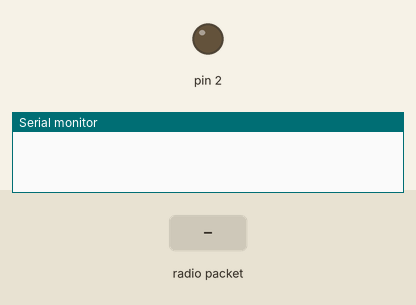
A sketch run on a simulated Arduino Uno, built with avr-gcc and run on an emulated ATmega328P. Parts: output pins drawn as LEDs (lit = HIGH), the last lines printed to the serial monitor. The inputs (shaded band) are chosen by the test bench. No radio packets arrive unless stated.

Above: at 1.2 s.
1.3 s: radio packet "1" arrives
At 2.5 s:
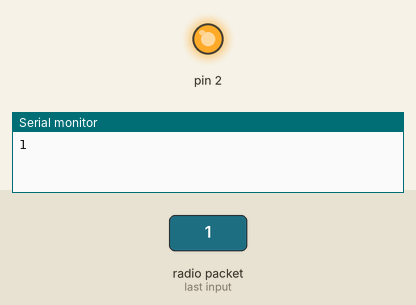
2.8 s: radio packet "0" arrives
At 3.8 s:
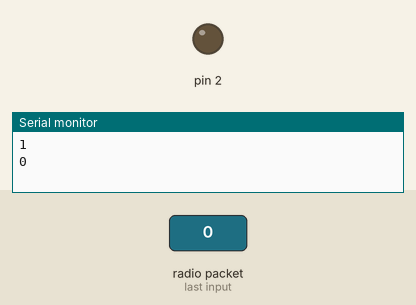
4.3 s: radio packet "2" arrives
At 4.9 s:
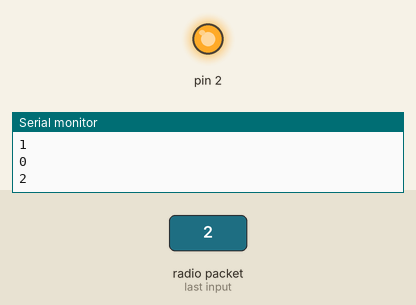
Timing chart, 0 to 7.3 s (numbered marks = the images above; inputs shaded):
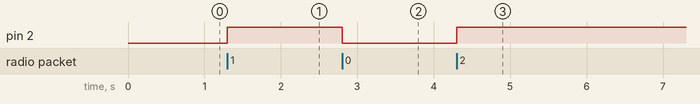

The sketch:

node_nrf.ino
```cpp
#include <SPI.h>
#include <nRF24L01.h>
#include <RF24.h>
RF24 radio(9, 10);
const byte address1[6] = "00001"; // reading
const byte address2[6] = "00002"; // writing
bool led=1;

void setup()
{
pinMode(2, OUTPUT);
Serial.begin(9600);
radio.begin();
}

void loop()
{

radio.openReadingPipe(0, address1);
radio.setPALevel(RF24_PA_MIN);
radio.startListening();

while(!radio.available()){
  //
}

char text[32];
radio.read(&text, sizeof(text));

radio.openWritingPipe(address2);
radio.setPALevel(RF24_PA_MIN);
radio.stopListening();

radio.write(&text, sizeof(text));

digitalWrite(2,led);
led=!led;
Serial.println(text);
delay(5);
}
```

Measured:
- after the input at 1.3 s, pin 2: LOW → HIGH at once
- after the input at 2.8 s, pin 2: HIGH → LOW at once
- after the input at 4.3 s, pin 2: LOW → HIGH at once
